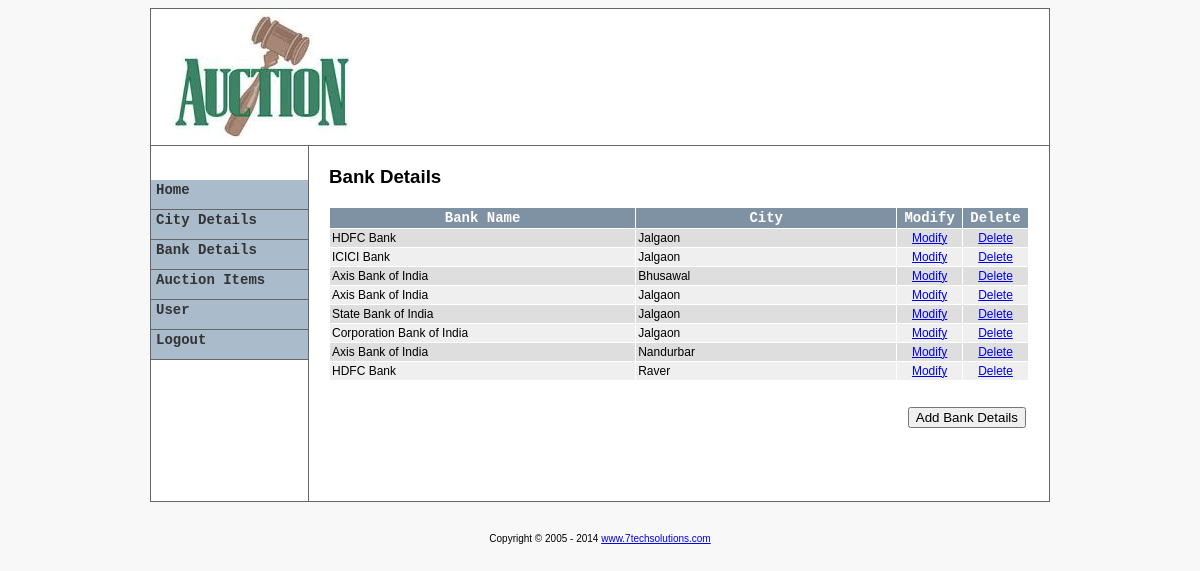
/admin/bank/index.php (signed in), run on the app's committed database.
### tables this page shows
CREATE TABLE IF NOT EXISTS `tbl_banks` (
  `id` int(10) NOT NULL auto_increment,
  `bname` varchar(255) NOT NULL,
  `address` tinytext NOT NULL,
  `pn_no` varchar(100) NOT NULL,
  `city` int(10) NOT NULL,
  PRIMARY KEY  (`id`)
);

CREATE TABLE IF NOT EXISTS `tbl_cities` (
  `id` int(10) NOT NULL auto_increment,
  `city` varchar(100) NOT NULL,
  `state` varchar(100) NOT NULL,
  PRIMARY KEY  (`id`)
);

### admin/bank/index.php (called while the page is built, shortened)
<?php
require_once '../include/template.php';
?>

### library/database.php (called while the page is built, shortened)
<?php
function dbQuery($sql)
{
	$result = mysql_query($sql) or die(mysql_error());
	return $result;
}
function dbFetchAssoc($result)
{
	return mysql_fetch_assoc($result);
}
function dbNumRows($result)
{
	return mysql_num_rows($result);
}
?>

### admin/bank/list.php (the view, shortened to what this page needs)
<?php
if (isset($_GET['cId']) && (int)$_GET['cId'] >= 0) {
	$cId = (int)$_GET['cId'];
	$queryString = "&cId=$cId";
} else {
	$cId = 0;
}
$rowsPerPage = 10;
$sql = "SELECT b.id, b.bname, c.city
        FROM tbl_banks b, tbl_cities c
		WHERE b.city = c.id";
$result     = dbQuery(getPagingQuery($sql, $rowsPerPage));
?>
<h3>Bank Details</h3>
<form action="processCategory.php?action=addCategory" method="post"  name="frmListCategory" id="frmListCategory">
 <table width="100%" border="0" align="center" cellpadding="2" cellspacing="1" class="text">
  <tr align="center" id="listTableHeader">
   <td width="622">Bank Name</td>
   <td width="524">City</td>
   <td width="75">Modify</td>
   <td width="75">Delete</td>
  </tr>
  <?php
if (dbNumRows($result) > 0) {
	$i = 0;
	while($row = dbFetchAssoc($result)) {
		extract($row);
		if ($i%2) {
			$class = 'row1';
		} else {
			$class = 'row2';
		}
		$i += 1;
?>
  <tr class="<?php echo $class; ?>">
   <td><?php echo $bname; ?></td>
   <td><?php echo $city; ?></td>
   <td width="75" align="center"><a href="javascript:modifyBank(<?php echo $id; ?>);">Modify</a></td>
   <td width="75" align="center"><a href="javascript:deleteBank(<?php echo $id; ?>);">Delete</a></td>
  </tr>
  <?php
	}
?>
  <tr>
   <td colspan="5" align="center">
   ?></td>
  </tr>
<?php
} else {
?>
  <tr>
   <td colspan="5" align="center">No Bank Yet</td>
  </tr>
  <?php
}
?>
  <tr>
   <td colspan="5">&nbsp;</td>
  </tr>
  <tr>
   <td colspan="5" align="right"> <input name="btnAddCategory" type="button" id="btnAddCategory" value="Add Bank Details"  onClick="addCategory(<?php echo $cId; ?>)">   </td>
  </tr>
 </table>
 <p>&nbsp;</p>
</form>

### admin/include/admin.css (style rules this page uses)
#listTableHeader { font-family: "Courier New", Courier, mono; font-size: 14px; color: #FFFFFF; background-color: #7F92A4; font-weight: bold; background-position: center; }
.row1 { background-color: #EFEFEF; }
.row2 { background-color: #DEDEDE; }
body { font-family: "Arial", "Helvetica", "sans-serif"; text-align: center; font-size: 10px; }
.text { font-family: Arial, Helvetica, sans-serif; font-size: 12px; }

### admin/include/template.php (style rules this page uses)
body { background-color:#F8F8F8; }

### data on the page
tbl_banks: bname "HDFC Bank", tbl_cities.city "Jalgaon"
tbl_banks: bname "ICICI Bank", tbl_cities.city "Jalgaon"
tbl_banks: bname "Axis Bank of India", tbl_cities.city "Bhusawal"
tbl_banks: bname "Axis Bank of India", tbl_cities.city "Jalgaon"
tbl_banks: bname "State Bank of India", tbl_cities.city "Jalgaon"
tbl_banks: bname "Corporation Bank of India", tbl_cities.city "Jalgaon"
tbl_banks: bname "Axis Bank of India", tbl_cities.city "Nandurbar"
tbl_banks: bname "HDFC Bank", tbl_cities.city "Raver"
